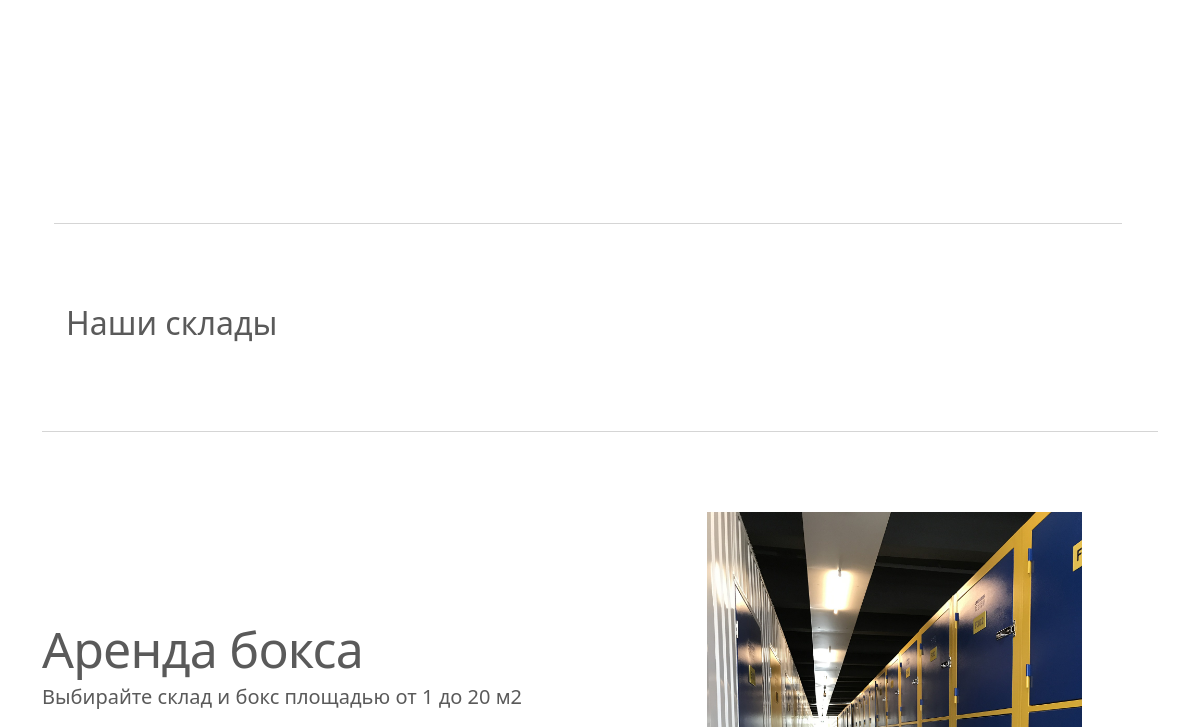
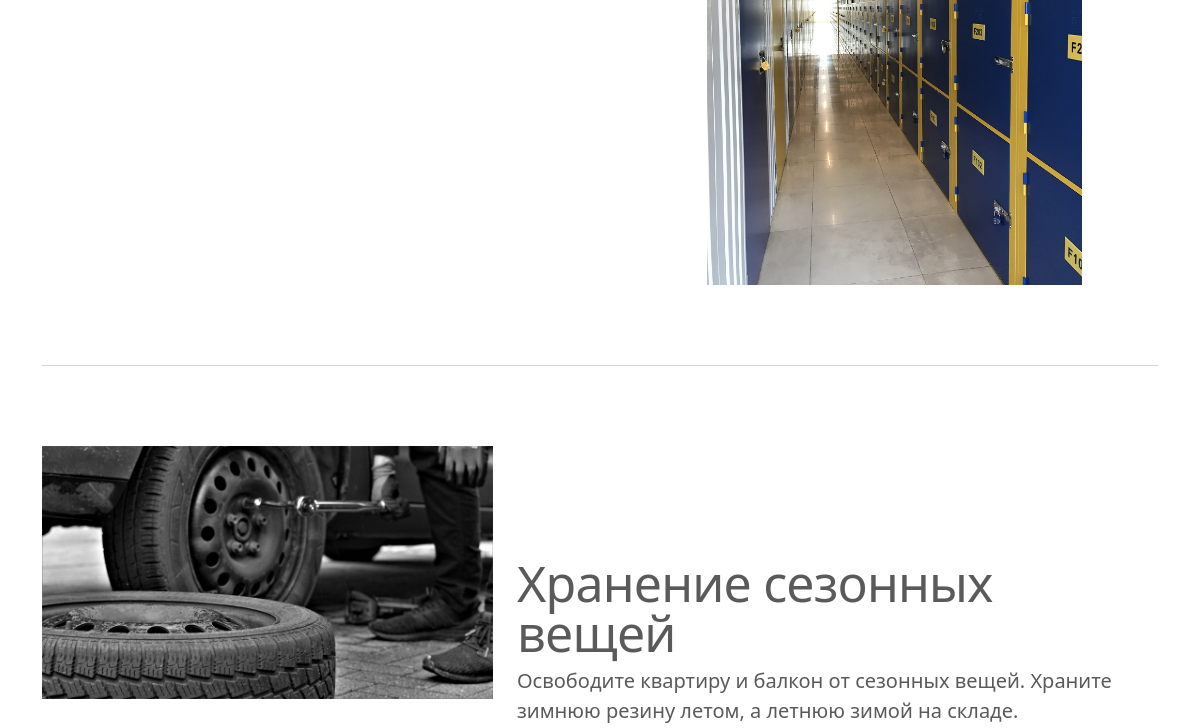
The app's page / (middle part), older data (2 pictures, top to bottom).
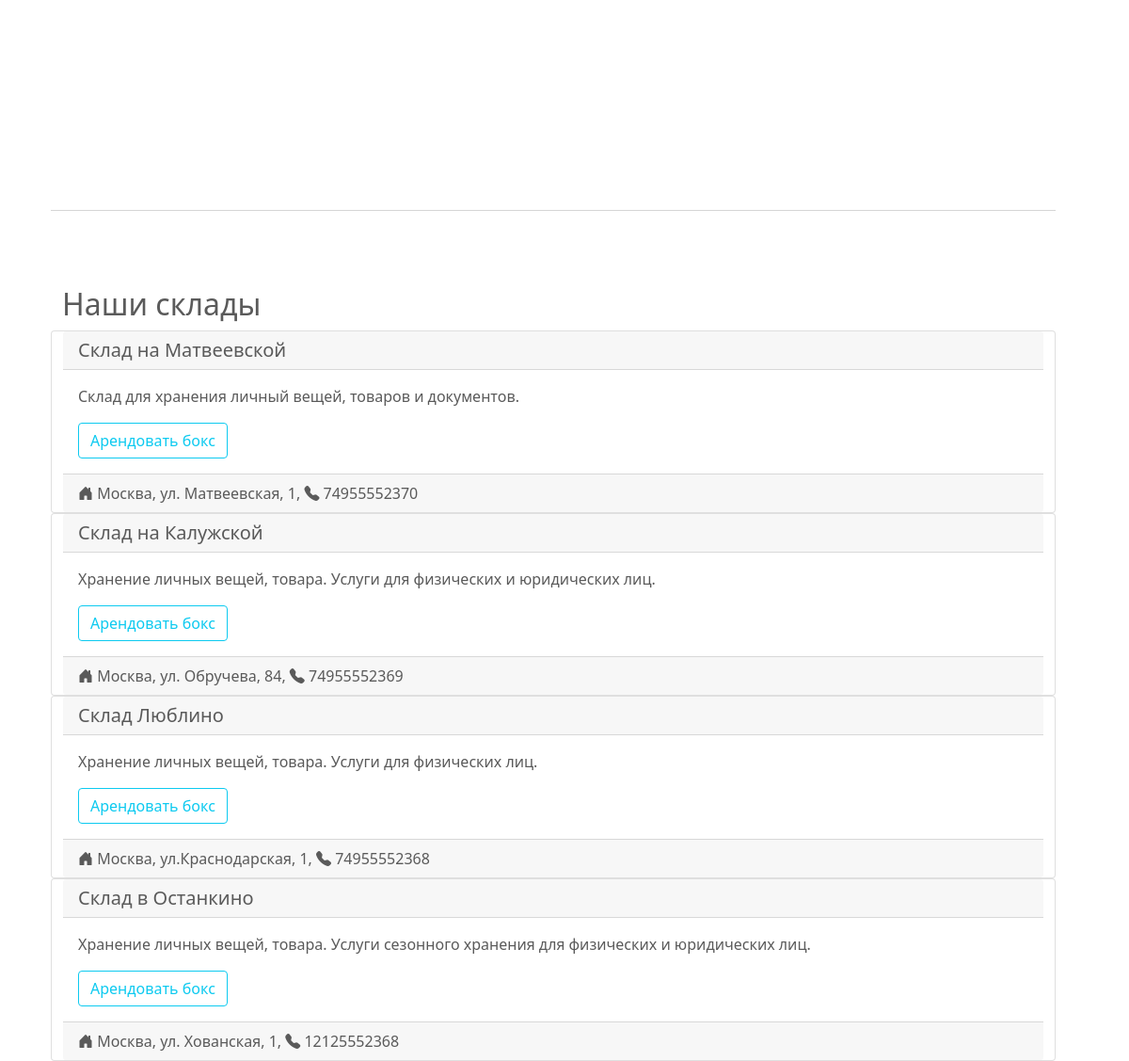
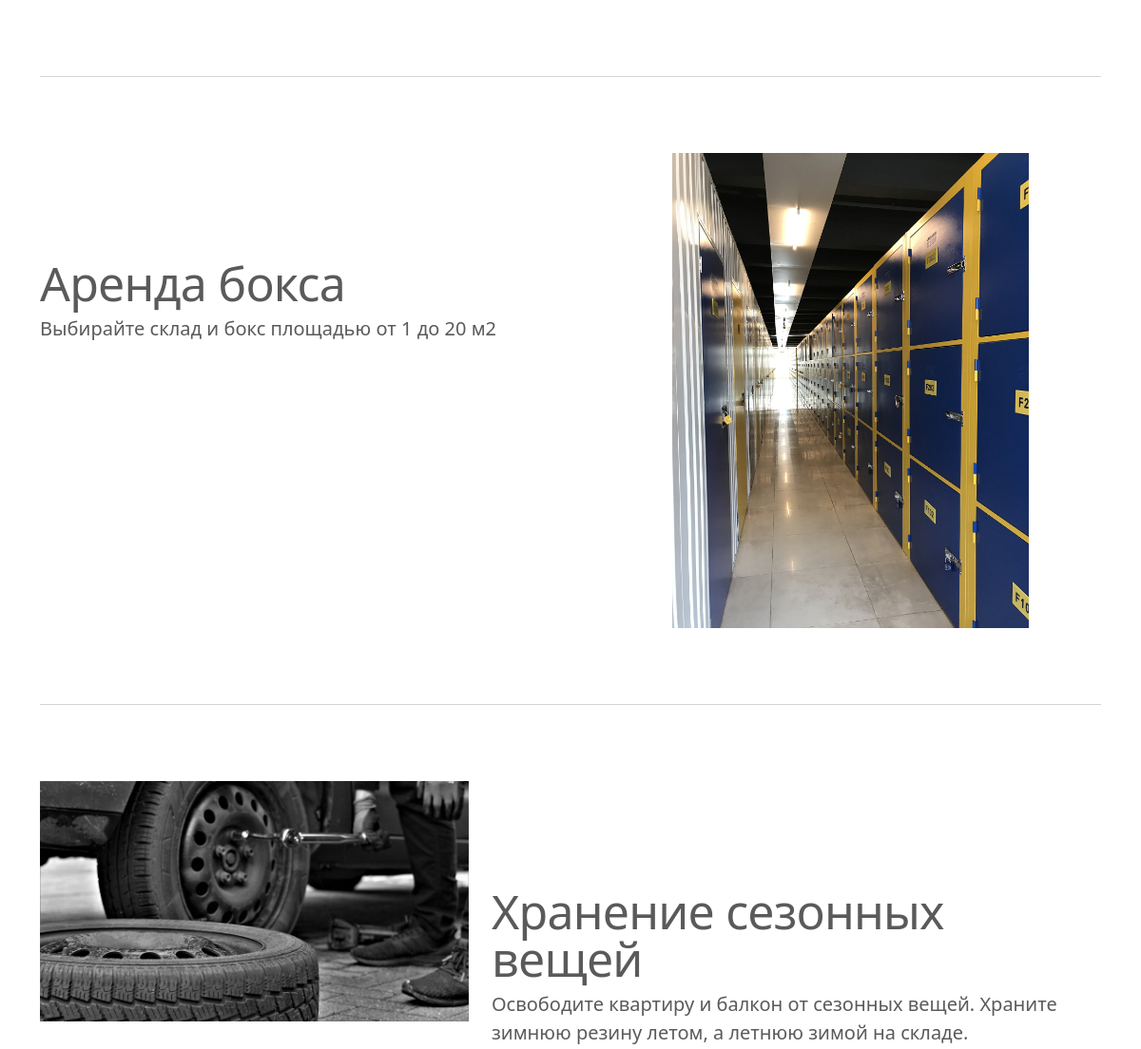
The same page, newer data (2 pictures, top to bottom).
### apps/storage/models.py (models this page shows, shortened)
class Warehouse(models.Model):
    title = models.CharField(max_length=100, verbose_name='Название склада')
    description = models.TextField(verbose_name='Подробное описание склада')
    address = models.CharField(max_length=200, unique=True, verbose_name='Адрес склада')
    phone = models.IntegerField(verbose_name='Телефонный номер склада',
                             help_text='Введите номер телефона, например, +79999999999')
    latitude = models.FloatField(validators=lat_validators, verbose_name='Широта', )
    longitude = models.FloatField(validators=lng_validators, verbose_name='Долгота')
    slug = models.SlugField(max_length=100, unique=True)
    class Meta:
        verbose_name = 'Склад'
        verbose_name_plural = 'Склады'
        db_table = 'warehouses'

### apps/storage/views.py (the view)
# urls.py: path('', main_page, name='main_page'),
def main_page(request):
    warehouses = Warehouse.objects.all()
    warehouses_for_template = {}
    for w in warehouses:
        warehouses_for_template[w.title] = [[w.latitude, w.longitude], w.description]
    return render(request, 'main_page.html', context={
                                        'warehouses': warehouses,
                                        'YANDEX_MAPS_API_KEY': settings.YANDEX_MAPS_API_KEY,
                                        }
                 )

### apps/storage/templates/main_page.html (shortened to what this page needs)
{% extends 'base.html' %}
{% load static %}
{% load l10n %}
    {% block map %}
      <div id="map" style="width: 100%; height: 40rem;"></div>
    {% endblock %}
    {% block content %}
    <hr class="featurette-divider">
    <h2>Наши склады</h2>
        {% for w in warehouses %}
            <div class="card">
            <h5 class="card-header">{{ w.title }}</h5>
            <div class="card-body">
                <p class="card-text">{{ w.description }}</p>
                <a href="{% url 'calculator' 1 w.id %}" class="btn btn-outline-info">Арендовать бокс</a>
            </div>
            <div class="card-footer">
            <i class="bi bi-house-door-fill"></i> {{ w.address }}, <i class="bi bi-telephone-fill"></i> {{ w.phone }}
            </div>
            </div>
        {% endfor %}
    {% endblock %}
    {% block featurettes %}
    <hr class="featurette-divider">
    <div class="row featurette">
      <div class="col-md-7">
        <h2 class="featurette-heading">Аренда бокса</h2>
        <p class="lead">Выбирайте склад и бокс площадью от 1 до 20 м2</p>
      </div>
      <div class="col-md-5">
        <img class="market-image" src="{% static 'basic_templates/images/mini-storage-g10df42229_1920.jpg' %}">
      </div>
    </div>
    <hr class="featurette-divider">
    <div class="row featurette">
      <div class="col-md-7 order-md-2">
        <h2 class="featurette-heading">Хранение сезонных вещей</h2>
        <p class="lead">Освободите квартиру и балкон от сезонных вещей. Храните зимнюю резину летом, а летнюю
        зимой на складе.</p>
      </div>
      <div class="col-md-5 order-md-1">
        <img class="market-image" src="{% static 'basic_templates/images/winter-tires-gb6b52735e_1920.jpg' %}">
      </div>
    </div>
    {% endblock %}

### basic_templates/base.html (shortened to what this page needs)
{% load static %}
<!doctype html>
<html lang="en">
  <head>
<link href="{% static 'basic_templates/css/bootstrap.min.css' %}" rel="stylesheet">
    <link href="{% static 'basic_templates/css/carousel.css' %}" rel="stylesheet">
    <link href="{% static 'basic_templates/css/storage.css' %}" rel="stylesheet">
    <link rel="stylesheet" href="https://cdn.jsdelivr.net/npm/bootstrap-icons@1.7.1/font/bootstrap-icons.css">
  </head>
  <body>
<main>
  <div class="container marketing">
    <div class="row container-lg">
    {% block map %}{% endblock %}
    </div>
    <div class="row container-lg">
    {% block content %}{% endblock %}
    </div>
    {% block featurettes %}
    {% endblock %}
  </div>
</main>
  </body>
</html>

### basic_templates/static/basic_templates/css/carousel.css (style rules this page uses)
body { padding-top: 3rem; padding-bottom: 3rem; color: #5a5a5a; }
.marketing h2 { font-weight: 400; }
.featurette-divider { margin: 5rem 0; }
.featurette-heading { font-weight: 300; line-height: 1; letter-spacing: -.05rem; }
@media (min-width: 40em) { .featurette-heading { font-size: 50px; } }
@media (min-width: 62em) { .featurette-heading { margin-top: 7rem; } }

### basic_templates/static/basic_templates/css/storage.css (style rules this page uses)
img.market-image { max-height: 500px; max-width: 100%; object-fit: cover; object-position: center; }

Row changes from the older to the newer data that the page shows:
added Warehouse: title "Склад на Матвеевской", description "Склад для хранения личный вещей, товаров и документов.", address "Москва, ул. Матвеевская, 1", phone "74955552370"
added Warehouse: title "Склад на Калужской", description "Хранение личных вещей, товара. Услуги для физических и юридических лиц.", address "Москва, ул. Обручева, 84", phone "74955552369"
added Warehouse: title "Склад Люблино", description "Хранение личных вещей, товара. Услуги для физических лиц.", address "Москва, ул.Краснодарская, 1", phone "74955552368"
added Warehouse: title "Склад в Останкино", description "Хранение личных вещей, товара. Услуги сезонного хранения для физических и юридических лиц.", address "Москва, ул. Хованская, 1", phone "12125552368"
